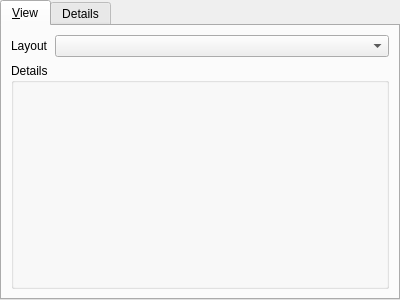
<?xml version="1.0" encoding="UTF-8"?>
<ui version="4.0">
 <class>HistoryConfigPage</class>
 <widget class="QWidget" name="HistoryConfigPage">
  <property name="geometry">
   <rect>
    <x>0</x>
    <y>0</y>
    <width>400</width>
    <height>300</height>
   </rect>
  </property>
  <property name="windowTitle">
   <string>Form</string>
  </property>
  <layout class="QGridLayout" name="gridLayout">
   <property name="margin">
    <number>0</number>
   </property>
   <item row="0" column="0">
    <widget class="QTabWidget" name="tabWidget">
     <property name="currentIndex">
      <number>0</number>
     </property>
     <widget class="QWidget" name="tab_2">
      <attribute name="title">
       <string>&amp;View</string>
      </attribute>
      <layout class="QGridLayout" name="gridLayout_2">
       <item row="0" column="0">
        <widget class="QLabel" name="label">
         <property name="text">
          <string>Layout</string>
         </property>
        </widget>
       </item>
       <item row="0" column="1">
        <widget class="QComboBox" name="comboBox">
         <property name="sizePolicy">
          <sizepolicy hsizetype="MinimumExpanding" vsizetype="Fixed">
           <horstretch>0</horstretch>
           <verstretch>0</verstretch>
          </sizepolicy>
         </property>
        </widget>
       </item>
       <item row="1" column="0" colspan="2">
        <widget class="QGroupBox" name="groupBox">
         <property name="title">
          <string>Details</string>
         </property>
         <layout class="QHBoxLayout" name="horizontalLayout">
          <property name="margin">
           <number>0</number>
          </property>
          <item>
           <widget class="QStackedWidget" name="stackedWidget">
            <widget class="QWidget" name="page">
             <layout class="QHBoxLayout" name="horizontalLayout_2">
              <item>
               <widget class="StringSelectorWidget" name="widget" native="true"/>
              </item>
             </layout>
            </widget>
            <widget class="QWidget" name="page_2"/>
           </widget>
          </item>
         </layout>
        </widget>
       </item>
      </layout>
     </widget>
     <widget class="QWidget" name="tabDetails">
      <attribute name="title">
       <string>Details</string>
      </attribute>
      <layout class="QVBoxLayout" name="verticalLayout">
       <item>
        <widget class="QGroupBox" name="groupBox_2">
         <property name="title">
          <string>General</string>
         </property>
         <layout class="QHBoxLayout" name="horizontalLayout_3">
          <item>
           <widget class="QCheckBox" name="chkViewSubjectLine">
            <property name="text">
             <string>View subject line</string>
            </property>
           </widget>
          </item>
          <item>
           <widget class="QCheckBox" name="chkViewCommitDetails">
            <property name="text">
             <string>View detailed commit message</string>
            </property>
           </widget>
          </item>
         </layout>
        </widget>
       </item>
       <item>
        <widget class="QGroupBox" name="groupBox_3">
         <property name="sizePolicy">
          <sizepolicy hsizetype="MinimumExpanding" vsizetype="MinimumExpanding">
           <horstretch>0</horstretch>
           <verstretch>0</verstretch>
          </sizepolicy>
         </property>
         <property name="title">
          <string>Overview list</string>
         </property>
         <layout class="QHBoxLayout" name="horizontalLayout_4">
          <item>
           <widget class="StringSelectorWidget" name="sswDetailsOverview" native="true"/>
          </item>
         </layout>
        </widget>
       </item>
      </layout>
     </widget>
    </widget>
   </item>
  </layout>
 </widget>
 <customwidgets>
  <customwidget>
   <class>StringSelectorWidget</class>
   <extends>QWidget</extends>
   <header>Widgets/StringSelectorWidget.h</header>
   <container>1</container>
  </customwidget>
 </customwidgets>
 <resources/>
 <connections/>
</ui>
